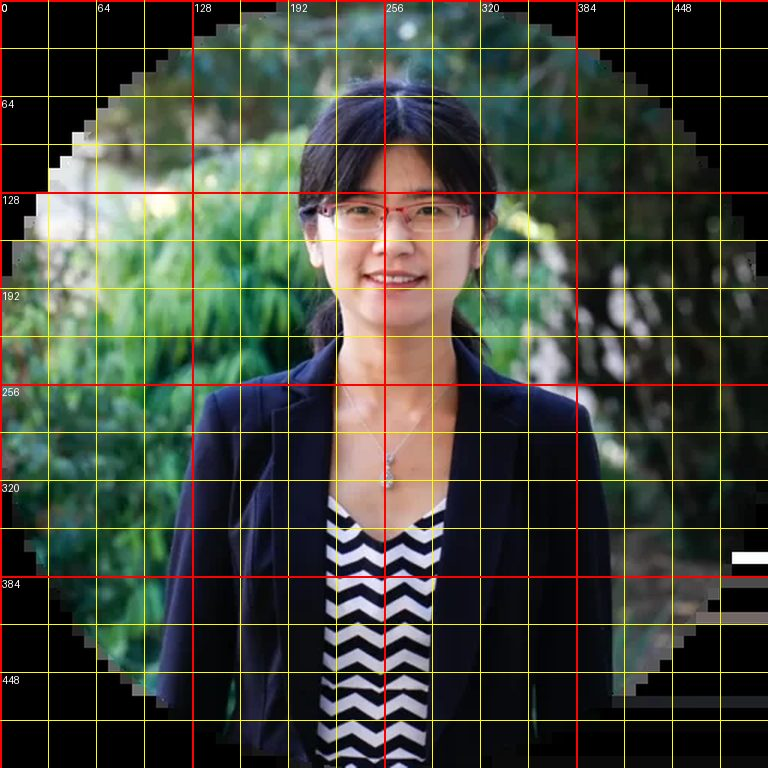
#> input picture .claude/handoff/tools/grids/yufei.jpg, 768 x 768 px, given in place of yufei.webp, which was not available
$ python comic_photo.py
#> lines starting #> are read from the running program, lines starting #| are printed output that depends on the picture; pictures that were not available may be replaced by others from this repository, and a replacement may not be noted
#!/usr/bin/env python3
"""Pre-process Yufei's avatar photo into the comic-panel layers the film uses (run once).

    python3 tools/comic_photo.py            # writes assets/comic_*.png, assets/photo_full.png, work/comic_flat.jpg

Inputs (copied from the site repo, read-only there): assets/yufei.webp (the exact 512 px avatar photo, transparent
outside the inscribed circle), assets/yufei-cut.webp (her cut-out, RGBA).
Outputs (all in photo coordinates x SCALE, so photo px (u, v) -> texture px (u * SCALE, v * SCALE)):
  photo_full.png    512 px RGB: the exact photo, the transparent corners filled by edge extension (outside the
                    circle only, so the inscribed circle is bit-identical to the avatar)
  comic_person.png  her, comic-filtered: flat cel regions (k-means in Lab), XDoG ink lines, Ben-Day dots in the
                    shade, a bold silhouette line; alpha = her cut-out
  comic_palm.png    a palm-tree silhouette (left) with an orange rim light, RGBA
  comic_sky.png     the San Diego dusk sky: banded orange / pink / violet with halftone seams, the setting sun, the
                    Pacific and Point Loma low on the left (opaque)
"""
import os

import cv2
import numpy as np
from PIL import Image

HERE = os.path.dirname(os.path.dirname(os.path.abspath(__file__)))
A = os.path.join(HERE, "assets")
WORK = os.path.join(HERE, "work")
SCALE = 3
N = 512 * SCALE
TAU = np.pi * 2


def load_rgba(name):
    return np.array(Image.open(os.path.join(A, name)).convert("RGBA")).astype(np.float32) / 255.0


def hexrgb(h):
    h = h.lstrip("#")
    return np.array([int(h[i:i + 2], 16) for i in (0, 2, 4)], np.float32) / 255.0


# ------------------------------------------------------------------------------------------------
# exact photo, corners edge-extended (inside the circle untouched)
# ------------------------------------------------------------------------------------------------
def photo_full():
    p = np.array(Image.open(os.path.join(A, "yufei.webp")).convert("RGBA"))
    rgb, a = p[..., :3].copy(), p[..., 3]
#> rgb is the input picture: shape (768, 768, 3); mean R, G, B 67.8, 70.8, 60.1
#> a: shape (768, 768); every value is 255
    # composite the anti-aliased rim over its own extended colour (so no dark/white fringe at the circle edge)
    hole = (a < 250).astype(np.uint8)
#> hole: shape (768, 768); every value is 0
    ext = cv2.inpaint(rgb, hole, 6, cv2.INPAINT_TELEA)
    af = a[..., None].astype(np.float32) / 255.0
#> af: shape (768, 768, 1) float32; every value is 1
    out = rgb.astype(np.float32) * af + ext.astype(np.float32) * (1 - af)
    out = np.clip(out + 0.5, 0, 255).astype(np.uint8)
    Image.fromarray(out).save(os.path.join(A, "photo_full.png"))
    return out


# ------------------------------------------------------------------------------------------------
# person: comic filter
# ------------------------------------------------------------------------------------------------
def halftone(shape, cell, angle, density, phase=(0.0, 0.0)):
    """Ben-Day dots: returns coverage 0..1 for a density field 0..1 (dot area ~ density)."""
    h, w = shape
    yy, xx = np.mgrid[0:h, 0:w].astype(np.float32)
    ca, sa = np.cos(angle), np.sin(angle)
    u = (xx * ca + yy * sa) / cell + phase[0]
    v = (-xx * sa + yy * ca) / cell + phase[1]
    du, dv = u - np.floor(u) - 0.5, v - np.floor(v) - 0.5
    r = np.sqrt(du * du + dv * dv) * cell
    rad = np.sqrt(np.clip(density, 0, 1)) * cell * 0.58
    return np.clip(rad - r + 0.5, 0, 1) * (density > 0.02)


# [13 lines left out: functions xdog, clean_lines, not called in this run]


def person():
    """Her, as a comic drawing: flat skin in two clean tones (no dots on the face), XDoG feature lines on the
    face only, glasses redrawn as clean red frames, hair as ink-violet with a cool shine, the blazer in three
    navy steps with Ben-Day dots on its lit side, the zigzag top as cream on ink, a bold silhouette line."""
    S = SCALE
    ph = np.array(Image.open(os.path.join(A, "yufei.webp")).convert("RGB"))
    cut = np.array(Image.open(os.path.join(A, "yufei-cut.webp")).convert("RGBA"))
    a512 = cut[..., 3] > 128
    # --- masks in photo space ---
    ycc = cv2.cvtColor(ph, cv2.COLOR_RGB2YCrCb).astype(int)
    Y, Cr, Cb = ycc[..., 0], ycc[..., 1], ycc[..., 2]
    skin = (Cr > 135) & (Cr < 180) & (Cb > 80) & (Cb < 130) & (Y > 70) & a512
    skin = cv2.morphologyEx(skin.astype(np.uint8), cv2.MORPH_OPEN, np.ones((3, 3), np.uint8))
    skin = cv2.morphologyEx(skin, cv2.MORPH_CLOSE, np.ones((9, 9), np.uint8)) > 0
    vv, uu = np.mgrid[0:512, 0:512]
    hair = a512 & ~skin & (vv < 236)
    clothes = a512 & ~skin & ~hair

    # [4 lines left out: function up, not called in this run]
    A_ = up(a512, 2.0)
    SK, HR, CL = up(skin), up(hair), up(clothes)
    tot = SK + HR + CL + 1e-4
    SK, HR, CL = SK / tot, HR / tot, CL / tot

    rgb = cv2.resize(ph, (N, N), interpolation=cv2.INTER_CUBIC).astype(np.float32) / 255.0
    lab = cv2.cvtColor(rgb, cv2.COLOR_RGB2Lab)
    L = lab[..., 0] / 100.0
    yy, xx = np.mgrid[0:N, 0:N].astype(np.float32)

    # [4 lines left out: function mblur, not called in this run]

    # --- skin: two flat tones from a heavily blurred value (big clean shadow shapes) ---
    skm = (SK > 0.5).astype(np.float32)
    Ls = mblur(L, skm, 7.0 * S)
    med = float(np.median(Ls[skm > 0]))
    lit, shd = hexrgb("#f6cfba"), hexrgb("#d9998f")
    k1 = np.clip((Ls - (med - 0.075)) / 0.012, 0, 1)
    fe = ((xx - 262 * S) / (54 * S)) ** 2 + ((yy - 158 * S) / (66 * S)) ** 2
    k1 = np.maximum(k1, np.clip((1.0 - fe) / 0.08, 0, 1))      # the face itself stays in the light
    skinc = shd[None, None] * (1 - k1[..., None]) + lit[None, None] * k1[..., None]
    # cheeks: a soft comic blush
    for cx, cy in ((229, 171), (295, 171)):
        e = ((xx - cx * S) / (11 * S)) ** 2 + ((yy - cy * S) / (6 * S)) ** 2
        b = np.clip(1.2 - e, 0, 1) ** 1.5 * 0.35
        skinc = skinc * (1 - b[..., None]) + hexrgb("#f08c94") * b[..., None]
    # mouth: teeth cream, lips coral (from the photo inside the mouth box)


    # --- hair: ink violet with a cool shine ---
    hairc = np.ones((N, N, 3), np.float32) * hexrgb("#1f1a36")
    sh = np.zeros((N, N), np.float32)
    # comic shine: a broken band following the crown (hand placed), dots fading out of it
    for a0, a1, w in ((-1.5, -1.02, 5.5), (-0.9, -0.5, 4.5)):
        n = 20
        t = np.linspace(a0, a1, n)
        pts = np.stack([263 + 61 * np.cos(t), 127 + 54 * np.sin(t)], 1) * S
        for k in range(n - 1):   # tapered: fat in the middle
            ww = w * np.sin(np.pi * (k + 0.5) / (n - 1)) ** 0.7
            cv2.line(sh, tuple(pts[k].astype(int)), tuple(pts[k + 1].astype(int)), 1.0, max(1, int(ww * S)), cv2.LINE_AA)
    sh = sh * (HR > 0.5)
    hd = np.clip(cv2.GaussianBlur(sh, (0, 0), 6 * S) * 2.2 - sh, 0, 1) * (HR > 0.5)
    hdots = halftone((N, N), 5.5 * S, 0.785, hd * 0.8)
    hairc = hairc * (1 - hdots[..., None]) + hexrgb("#4f539a") * hdots[..., None]
    hairc = hairc * (1 - sh[..., None]) + hexrgb("#5d63ad") * sh[..., None]

    # --- clothes: cream top stripes, navy blazer in three steps with dots on the lit side ---
    cm = (CL > 0.5).astype(np.float32)
    Lc = mblur(L, cm, 1.6 * S)
    cream = np.clip((L - 0.5) / 0.06, 0, 1)
    Lcb = mblur(L, cm, 3.0 * S)
    t_lo, t_hi = float(np.quantile(Lcb[cm > 0], 0.35)), float(np.quantile(Lcb[cm > 0], 0.8))
    j1 = np.clip((Lcb - t_lo) / 0.01, 0, 1)
    clc = hexrgb("#13153a")[None, None] * (1 - j1[..., None]) + hexrgb("#262d63")[None, None] * j1[..., None]
    dd = np.clip((Lcb - t_lo) / max(1e-3, t_hi - t_lo), 0, 1) * j1
    cdots = halftone((N, N), 6.5 * S, 0.785, dd * 0.55)
    clc = clc * (1 - cdots[..., None]) + hexrgb("#4d5bb0") * cdots[..., None]
    zig = (cream > 0) & (xx > 200 * S) & (xx < 310 * S) & (yy > 300 * S)
    clc[zig] = clc[zig] * (1 - cream[zig][..., None]) + hexrgb("#f4eee2") * cream[zig][..., None]

    col = skinc * SK[..., None] + hairc * HR[..., None] + clc * CL[..., None]

    # --- ink lines ---
    ink = hexrgb("#14112a")
    E = xdog(L.astype(np.float32), sigma=2.4, tau=0.97, eps=-0.004, phi=200)
    boxes = [(219, 137, 254, 150), (272, 137, 307, 150),      # eyes
             (219, 119, 256, 133.5), (270, 119, 307, 133.5),  # brows
             (244, 152, 282, 175)]                              # nose
    fz = np.zeros((N, N), bool)
    for x0, y0, x1, y1 in boxes:
        fz |= (xx > x0 * S) & (xx < x1 * S) & (yy > y0 * S) & (yy < y1 * S)
    fl = (E < 0.5) & fz
    fl = clean_lines(fl, 30 * S)
    eyes = np.zeros((N, N), bool)
    for x0, y0, x1, y1 in boxes[:2]:
        eyes |= (xx > x0 * S) & (xx < x1 * S) & (yy > y0 * S) & (yy < y1 * S)
    fl = fl | (cv2.dilate((fl & eyes).astype(np.uint8), cv2.getStructuringElement(cv2.MORPH_ELLIPSE, (int(1.6 * S) | 1,) * 2)) > 0)
    # clothes: lapels and folds (coarser)
    E2 = xdog(L.astype(np.float32), sigma=3.2, tau=0.985, eps=-0.003, phi=160)
    cl = (E2 < 0.5) & (CL > 0.5) & ~zig
    cl = clean_lines(cl, 400 * S)
    # face silhouette: where skin meets hair / background (jaw, cheeks, neck)
    skb = (SK > 0.5).astype(np.uint8)
    er = cv2.erode(skb, cv2.getStructuringElement(cv2.MORPH_ELLIPSE, (int(2.2 * S) | 1,) * 2))
    jaw = (skb > 0) & (er == 0) & (yy > 150 * S)
    lines = (fl | cl | jaw).astype(np.float32)
    lines = cv2.GaussianBlur(lines, (0, 0), 0.9)
    col = col * (1 - lines[..., None]) + ink * lines[..., None]
    # the smile: an open D-shaped mouth with teeth (drawn from the photo's mouth corners)
    top = [(241.5, 182.0), (252, 183.6), (263, 184.2), (274, 183.6), (285, 182.0)]
    bot = [(285, 182.0), (278, 189.0), (270, 192.6), (263, 193.4), (255, 192.6), (247.5, 189.0), (241.5, 182.0)]
    mpoly = (np.array(top + bot[1:-1], np.float32) * S).astype(np.int32)
    cv2.fillPoly(col, [mpoly], tuple(hexrgb("#fdf7ee").tolist()), cv2.LINE_AA)
    tongue = (np.array([(252, 190.5), (263, 188.6), (274, 190.5), (263, 193.0)], np.float32) * S).astype(np.int32)
    cv2.fillPoly(col, [tongue], tuple(hexrgb("#e8707c").tolist()), cv2.LINE_AA)
    cv2.polylines(col, [mpoly], True, tuple(ink.tolist()), int(1.7 * S), cv2.LINE_AA)
    for cx in (240.5, 286):   # smile dimples
        cv2.ellipse(col, (int(cx * S), int(181.5 * S)), (int(2.2 * S), int(2.6 * S)), 0, (200 if cx < 260 else -20), (300 if cx < 260 else 80), tuple(ink.tolist()), int(1.4 * S), cv2.LINE_AA)

    # --- glasses: clean red half-rim frames + lens tint + glints (redrawn from the photo's landmarks) ---
    g = np.zeros((N, N, 3), np.float32); gm = np.zeros((N, N), np.float32)
    def rrect(x0, y0, x1, y1, r):
        return np.array([[x0 + r, y0], [x1 - r, y0], [x1, y0 + r], [x1, y1 - r], [x1 - r, y1], [x0 + r, y1], [x0, y1 - r], [x0, y0 + r]], np.float32)
    # [4 lines left out: function lens, not called in this run]
    lensL, lensR = lens(232.5, 144, 20.5, 9.5), lens(291.5, 144.2, 21.5, 9.3)
    tint = np.zeros((N, N), np.float32)
    for P in (lensL, lensR):
        cv2.fillPoly(tint, [(P * S).astype(np.int32)], 1.0, cv2.LINE_AA)
    tint = tint * (SK > 0.5)
    col = col * (1 - 0.18 * tint[..., None]) + hexrgb("#e9fbff") * 0.18 * tint[..., None]
    for P in (lensL, lensR):
        top = P[32:64]          # sin < 0 half = upper rim (y down)
        bot = P[0:33]
        cv2.polylines(gm, [(top * S).astype(np.int32)], False, 1.0, int(2.8 * S), cv2.LINE_AA)
        cv2.polylines(gm, [(bot * S).astype(np.int32)], False, 0.5, int(1.5 * S), cv2.LINE_AA)
    cv2.polylines(gm, [(np.array([[253, 140], [261.5, 137.5], [270, 140]]) * S).astype(np.int32)], False, 1.0, int(2.6 * S), cv2.LINE_AA)
    cv2.line(gm, (int(212 * S), int(139 * S)), (int(203 * S), int(141 * S)), 1.0, int(2.6 * S), cv2.LINE_AA)
    cv2.line(gm, (int(313 * S), int(140 * S)), (int(321 * S), int(142 * S)), 1.0, int(2.6 * S), cv2.LINE_AA)
    gink = cv2.dilate((gm > 0.3).astype(np.uint8), cv2.getStructuringElement(cv2.MORPH_ELLIPSE, (int(1.6 * S) | 1,) * 2)).astype(np.float32)
    gink = cv2.GaussianBlur(gink, (0, 0), 0.8)
    col = col * (1 - gink[..., None]) + ink * gink[..., None]
    gcore = cv2.GaussianBlur((gm > 0.45).astype(np.float32), (0, 0), 0.7) * (gm > 0.2)
    col = col * (1 - gcore[..., None]) + hexrgb("#e2384e") * gcore[..., None]
    for x0, y0 in ((218, 139), (276, 139.5)):
        cv2.line(col, (int(x0 * S), int((y0 + 9) * S)), (int((x0 + 8) * S), int(y0 * S)), tuple(hexrgb("#ffffff").tolist()), int(2.0 * S), cv2.LINE_AA)
    # pendant: a small silver drop with an ink edge, chain as a fine V
    for P0, P1 in (((231, 262), (258, 304)), ((296, 254), (260, 304))):
        cv2.line(col, (int(P0[0] * S), int(P0[1] * S)), (int(P1[0] * S), int(P1[1] * S)), tuple(hexrgb("#c9c3d6").tolist()), int(1.2 * S), cv2.LINE_AA)
    drop = np.array([[259, 304], [264, 312], [262.5, 320], [259, 322.5], [255.5, 320], [254, 312]], np.float32) * S
    cv2.fillPoly(col, [drop.astype(np.int32)], tuple(hexrgb("#e6e2f0").tolist()), cv2.LINE_AA)
    cv2.polylines(col, [drop.astype(np.int32)], True, tuple(ink.tolist()), int(1.4 * S), cv2.LINE_AA)

    # --- bold silhouette line inside the cut-out edge ---
    solid = (A_ > 0.5).astype(np.uint8)
    ers = cv2.erode(solid, cv2.getStructuringElement(cv2.MORPH_ELLIPSE, (int(5.0 * S) | 1,) * 2))
    rim = cv2.GaussianBlur(((solid > 0) & (ers == 0)).astype(np.float32), (0, 0), 1.0)
    col = col * (1 - rim[..., None]) + ink * rim[..., None]

    out = np.dstack([np.clip(col, 0, 1), A_])
    Image.fromarray((out * 255 + 0.5).astype(np.uint8), "RGBA").save(os.path.join(A, "comic_person.png"))
    return out


# ------------------------------------------------------------------------------------------------
# sky + sea + Point Loma (opaque), palm (RGBA)
# ------------------------------------------------------------------------------------------------
HZ = 300   # horizon (photo px)


def sky():
    bands = [(0, "#4b2f86"), (52, "#6f3a92"), (98, "#9a4392"), (138, "#c44f88"), (172, "#e5627a"),
             (204, "#f47f68"), (232, "#f9a05a"), (258, "#fcc161"), (282, "#fedd86"), (HZ, None)]
    img = np.zeros((N, N, 3), np.float32)
    yy, xx = np.mgrid[0:N, 0:N].astype(np.float32)
    for i in range(len(bands) - 1):
        y0, y1 = bands[i][0] * SCALE, bands[i + 1][0] * SCALE
        img[y0:y1] = hexrgb(bands[i][1])
    # halftone seams: the band above bleeds into the band below as shrinking dots
    for i in range(1, len(bands) - 1):
        y0 = bands[i][0] * SCALE
        up = hexrgb(bands[i - 1][1])
        h = 16 * SCALE
        zone = (yy >= y0) & (yy < y0 + h)
        dens = np.clip(1 - (yy - y0) / h, 0, 1) * zone
        cov = halftone((N, N), 6.5 * SCALE, 0.0, dens * 0.9, phase=(0.25 * i, 0.5))
        img = img * (1 - cov[..., None]) + up * cov[..., None]
    # the setting sun, low behind her right shoulder, sitting on the horizon (banded comic disc)
    sx, sy, sr = 430 * SCALE, 286 * SCALE, 46 * SCALE
    d = np.hypot(xx - sx, yy - sy)
    for r, ccol in ((1.0, "#ff9f45"), (0.84, "#ffc65a"), (0.62, "#ffe7a0")):
        m = np.clip(sr * r - d + 0.5, 0, 1) * (yy < HZ * SCALE)
        img = img * (1 - m[..., None]) + hexrgb(ccol) * m[..., None]
    # a soft halftone glow round the sun
    g = np.clip(1 - (d - sr) / (70 * SCALE), 0, 1) * (d > sr) * (yy < HZ * SCALE)
    cov = halftone((N, N), 6.5 * SCALE, 0.4, g * 0.55)
    img = img * (1 - cov[..., None]) + hexrgb("#ffd27a") * cov[..., None]
    # sea
    sea_top, sea_bot = hexrgb("#6c6cb8"), hexrgb("#262a6c")
    k = np.clip((yy - HZ * SCALE) / ((512 - HZ) * SCALE), 0, 1)[..., None]
    sea = sea_top * (1 - k) + sea_bot * k
    below = (yy >= HZ * SCALE)[..., None]
    img = np.where(below, sea, img)
    # sun path on the sea: broken bright dashes
    r = np.random.default_rng(5)
    for _ in range(46):
        y = HZ * SCALE + r.uniform(4, 160) * SCALE
        w = (8 + (y / SCALE - HZ) * 0.35) * SCALE * r.uniform(0.5, 1.2)
        x = sx + r.normal(0, 14 + (y / SCALE - HZ) * 0.3) * SCALE
        cv2.line(img, (int(x - w / 2), int(y)), (int(x + w / 2), int(y)), tuple(hexrgb("#ffd890").tolist()), int(2.2 * SCALE))
    # horizon line + Point Loma (low headland on the left, rim-lit)
    cv2.line(img, (0, HZ * SCALE), (N, HZ * SCALE), tuple(hexrgb("#ffe6ad").tolist()), int(1.6 * SCALE))
    loma = np.array([[-4, HZ + 1], [-4, 276], [24, 271], [58, 273], [92, 280], [128, 289], [160, 296], [182, HZ + 1]], np.float32) * SCALE
    cv2.fillPoly(img, [loma.astype(np.int32)], tuple(hexrgb("#3b2b5e").tolist()), lineType=cv2.LINE_AA)
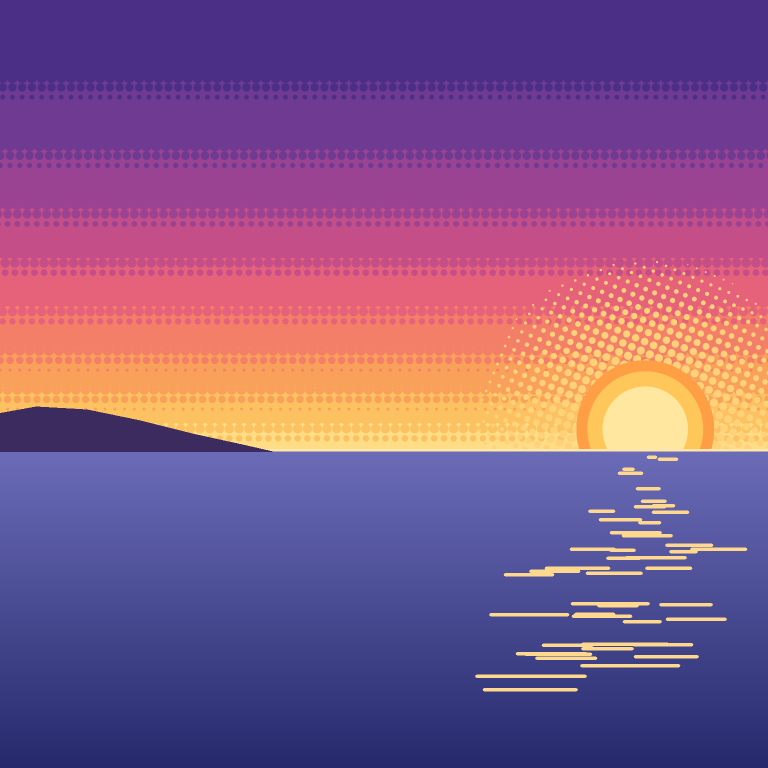
#> img: shape (1536, 1536, 3) float32 (shown at 1/2 size); mean of channels 0, 1, 2 0.517, 0.346, 0.53; drawn as R, G, B
    cv2.polylines(img, [loma[1:-1].astype(np.int32)], False, tuple(hexrgb("#f7a784").tolist()), int(2 * SCALE), cv2.LINE_AA)
    Image.fromarray((np.clip(img, 0, 1) * 255 + 0.5).astype(np.uint8)).save(os.path.join(A, "comic_sky.png"))
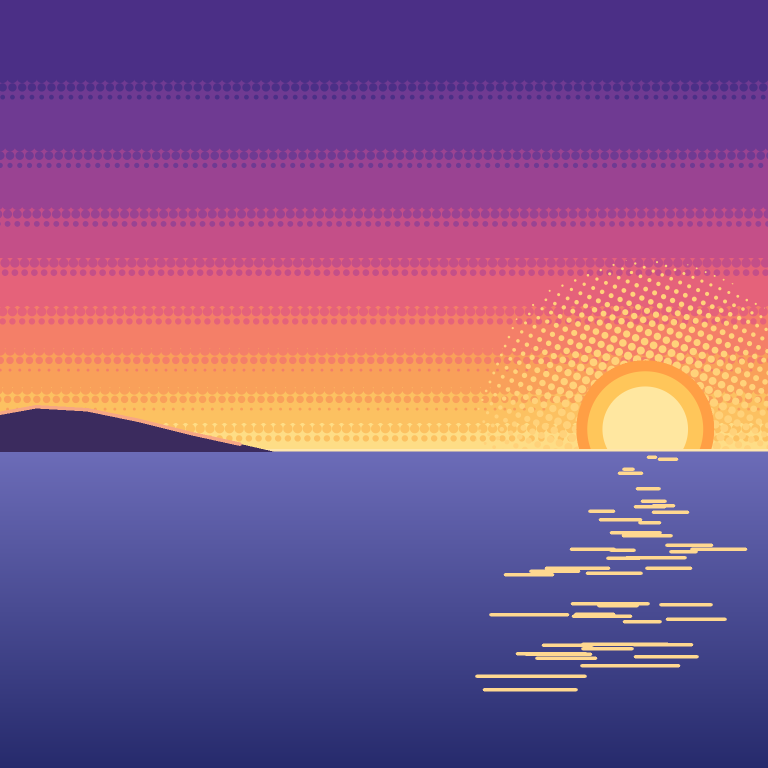
#> saved as comic_sky.png: PIL image 1536x1536 RGB (shown at 1/2 size); mean R, G, B 131.6, 88.1, 135
    return img


def palm():
    """Palm silhouette on the left: a curved trunk from the lower left, a crown of drooping fronds."""
    img = np.zeros((N, N, 4), np.float32)
    dark = (*hexrgb("#2b1d4c").tolist(), 1.0)
    lit = (*hexrgb("#ff9c6a").tolist(), 1.0)
    S = SCALE
    # trunk: quadratic bezier, tapering, with ring notches
    P0, P1, P2 = np.array([30, 520.0]), np.array([20, 330.0]), np.array([92, 178.0])
    ts = np.linspace(0, 1, 120)
    pts = [(1 - t) ** 2 * P0 + 2 * (1 - t) * t * P1 + t * t * P2 for t in ts]
    for i, (p, t) in enumerate(zip(pts, ts)):
        w = (13 - 6 * t) * S
        cv2.circle(img, (int(p[0] * S), int(p[1] * S)), int(w), lit, -1, cv2.LINE_AA)
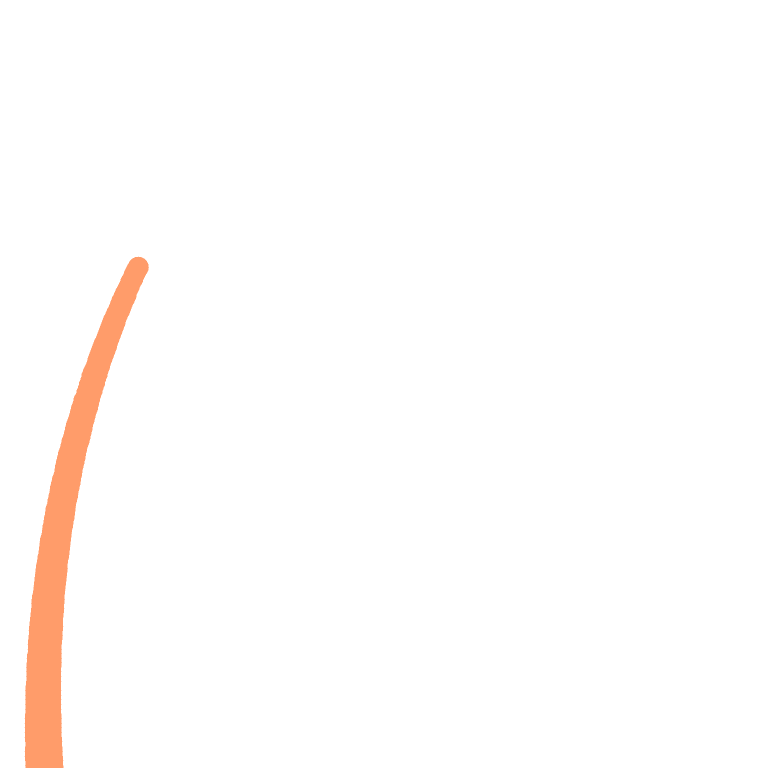
#> img: shape (1536, 1536, 4) float32 (shown at 1/2 size); mean of channels 0, 1, 2, 3 0.0259, 0.0158, 0.0108, 0.0259; transparent parts drawn white
    for i, (p, t) in enumerate(zip(pts, ts)):
        w = (13 - 6 * t) * S
        cv2.circle(img, (int(p[0] * S - 2.5 * S), int(p[1] * S)), int(w * 0.95), dark, -1, cv2.LINE_AA)
#> (the rest of the program and of its run is left out)
